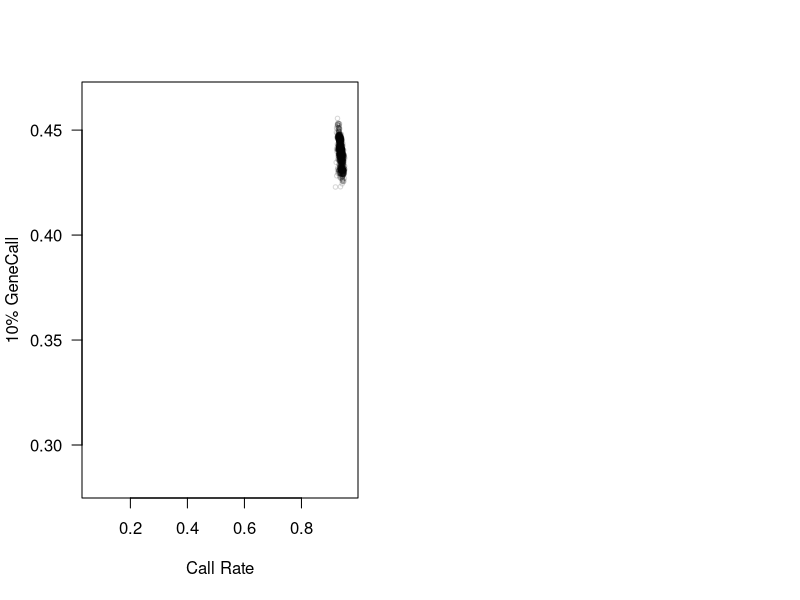

Source code (R): (Note: this script raises an error after producing the figure.)
##############################################################################/
##############################################################################/
#Figure S4: Sorting individuals by general genotyping quality
##############################################################################/
##############################################################################/


#loading and preparing the additionnal dataset
genoQual<-read.table("data/dataSup/Ind_Geno_Qual_ST.txt",
                     sep="\t",header=T,dec=".")
summary(genoQual)
colnames(genoQual)


##############################################################################/
#Preparing the data set####
##############################################################################/

#defining the threshold
seuilp50min<-(mean(genoQual$p50.GC,na.rm=T)-0.01)
seuilp10min<-(mean(genoQual$p10.GC,na.rm=T)-0.015)
seuilCRatemin<-(mean(genoQual$Call.Rate,na.rm=T)-0.01)
xrange<-c(min(genoQual$Call.Rate[genoQual$Call.Rate!=0],
              na.rm=T)-0.01,
          max(genoQual$Call.Rate[genoQual$Call.Rate!=0],
              na.rm=T)+0.01)
yrange10<-c(min(genoQual$p10.GC,na.rm=T)-0.01,
          max(genoQual$p10.GC,na.rm=T)+0.01)
yrange50<-c(min(genoQual$p50.GC,na.rm=T)-0.01,
          max(genoQual$p50.GC,na.rm=T)+0.01)
#adding a column with different notes for different quality of genotyping
genoQual$qnote<-0
genoQual$qnote<-ifelse(genoQual$Call.Rate<seuilCRatemin,
                       genoQual$qnote+1,
                       genoQual$qnote+0)
genoQual$qnote<-ifelse(genoQual$p10.GC<seuilp10min,
                       genoQual$qnote+1,
                       genoQual$qnote+0)
genoQual$qnote<-ifelse(genoQual$p50.GC<seuilp50min,
                       genoQual$qnote+1,
                       genoQual$qnote+0)

#defining a color vector
coVec<-c(rgb(0,0,0,max=255,alpha=40),
         rgb(255,255,51,max=255,alpha=200),
         rgb(255,127,0,max=255,alpha=200),
         rgb(228,26,28,max=255,alpha=200))


##############################################################################/
#Figure S4: plotting the quality of individuals genotyped with SNP####
##############################################################################/

#this code will produce a pdf file in the output folder
pdf(file="output/Figure_S4_QualInd.pdf",width=11,height=6)
op<-par(mfrow=c(1,2))
plot(p10.GC~Call.Rate,xlim=xrange,ylim=yrange10,
     data=genoQual[genoQual$p50.GC>=seuilp50min & 
                     genoQual$p10.GC>=seuilp10min &
                     genoQual$Call.Rate>=seuilCRatemin,],
     xlab="Call Rate",ylab="10% GeneCall",
     col=coVec[1],pch=1,cex=0.6,las=1)
abline(h=c(seuilp10min),lty=2,col=brewer.pal(9,"Set1")[2],lwd=3)
abline(v=c(seuilCRatemin),lty=2,col=brewer.pal(9,"Set1")[3],lwd=3)
points(p10.GC~Call.Rate,pch=21,cex=0.7,
       bg=coVec[qnote+1],col=rgb(0,0,0,max=255,alpha=200),
       data=genoQual[genoQual$qnote!=0,])
plot(p50.GC~Call.Rate,xlim=xrange,ylim=yrange50,
     data=genoQual[genoQual$p50.GC>=seuilp50min & 
                     genoQual$p10.GC>=seuilp10min &
                     genoQual$Call.Rate>=seuilCRatemin,],
     xlab="Call Rate",ylab="50% GeneCall",
     col=coVec[1],pch=1,cex=0.6,las=1)
abline(h=c(seuilp50min),lty=2,col=brewer.pal(9,"Set1")[4],lwd=3)
abline(v=c(seuilCRatemin),lty=2,col=brewer.pal(9,"Set1")[3],lwd=3)
points(p50.GC~Call.Rate,pch=21,cex=0.7,
       bg=coVec[qnote+1],col=rgb(0,0,0,max=255,alpha=200),
       data=genoQual[genoQual$qnote!=0,])
par(op)
dev.off()

#list of individuals excluded because of poor global genotyping quality
excl<-(genoQual[genoQual$p50.GC<seuilp50min|
                  genoQual$p10.GC<seuilp10min|
                  genoQual$Call.Rate<seuilCRatemin,
             c("Sample.ID","Array.Info.Sentrix.ID",
               "Array.Info.Sentrix.Position")])


##############################################################################/
#END
##############################################################################/